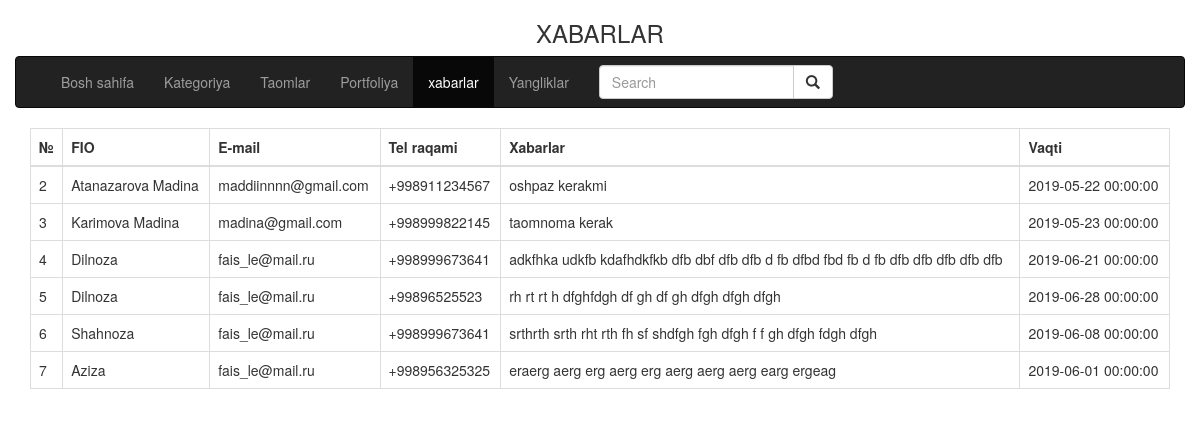
Page /admin/messages.php on the committed database.
### tables this page shows
CREATE TABLE `messages` (
  `id` int(11) NOT NULL,
  `name` varchar(55) NOT NULL,
  `email` varchar(55) NOT NULL,
  `phone` varchar(55) NOT NULL,
  `message` text NOT NULL,
  `dtime` datetime NOT NULL
);

### admin/messages.php (the view, shortened to what this page needs)
<?php
$db=new PDO("mysql:host=localhost; dbname=restoran", 'root', '');
$messages = $db->query("SELECT * FROM messages ")->fetchAll();
?>
<!DOCTYPE html>
<html lang="en">
<head>
    <link rel="stylesheet" href="bootstrap-3.3.7/css/bootstrap.min.css">
</head>
<body>
<h3 align="center">XABARLAR</h3>
<div class="container">
    <div class="row">
        <nav class="navbar navbar-inverse">
            <div class="container-fluid">
                <div class="navbar-header">
                    <div class="collapse navbar-collapse" id="myNavbar">
                        <ul class="nav navbar-nav">
                            <li><a href="index.php">Bosh sahifa</a></li>
                            <li><a href="kategoriya.php">Kategoriya</a></li>
                            <li><a href="Taomlar.php">Taomlar</a></li>
                            <li><a href="portfolio.php">Portfoliya</a></li>
                            <li class="active"><a href="messages.php">xabarlar</a></li>
                            <li><a href="news.php">Yangliklar</a></li>
                        </ul
                        <ul class="nav navbar-nav navbar-right">
                            <form class="navbar-form navbar-left">
                                <div class="input-group">
                                    <input type="text" class="form-control" placeholder="Search">
                                    <div class="input-group-btn">
                                        <button class="btn btn-default" type="submit">
                                            <i class="glyphicon glyphicon-search"></i>
                                        </button>
                                    </div>
                                </div>
                            </form>
                    </div>
                </div>
        </nav>
    </div>
</div>
<div class="container">
    <div class="row">
        <div class="col-sm-12" >
            <table class="table table-bordered" id="mainTable">
                <thead>
                <tr>
                    <th>№</th>
                    <th>FIO</th>
                    <th>E-mail</th>
                    <th>Tel raqami</th>
                    <th>Xabarlar</th>
                    <th>Vaqti</th>
                </tr>
                </thead>
                <tbody>
                <?php foreach ($messages as $mess): ?>
                    <tr>
                        <td><?php echo $mess["id"]?></td>
                        <td><?php echo $mess["name"]?></td>
                        <td><?php echo $mess["email"]?></td>
                        <td><?php echo $mess["phone"]?></td>
                        <td><?php echo $mess["message"]?></td>
                        <td><?php echo $mess["dtime"]?></td>
                    </tr>
                <?php endforeach;?>
                </tbody>
            </table>
        </div>
    </div>
</div>
</body>
</html>

### rows in the picture
messages: id "2", name "Atanazarova Madina", email "maddiinnnn@gmail.com", phone "+998911234567", message "oshpaz kerakmi", dtime "2019-05-22 00:00:00"
messages: id "3", name "Karimova Madina", email "madina@gmail.com", phone "+998999822145", message "taomnoma kerak", dtime "2019-05-23 00:00:00"
messages: id "4", name "Dilnoza", email "fais_le@mail.ru", phone "+998999673641", message "adkfhka udkfb kdafhdkfkb dfb dbf dfb dfb d fb dfbd fbd fb d fb dfb dfb dfb dfb dfb", dtime "2019-06-21 00:00:00"
messages: id "5", name "Dilnoza", email "fais_le@mail.ru", phone "+99896525523", message "rh rt rt h dfghfdgh df gh df gh dfgh dfgh dfgh", dtime "2019-06-28 00:00:00"
messages: id "6", name "Shahnoza", email "fais_le@mail.ru", phone "+998999673641", message "srthrth srth rht rth fh sf shdfgh fgh dfgh f f gh dfgh fdgh dfgh", dtime "2019-06-08 00:00:00"
messages: id "7", name "Aziza", email "fais_le@mail.ru", phone "+998956325325", message "eraerg aerg erg aerg erg aerg aerg aerg earg ergeag", dtime "2019-06-01 00:00:00"
